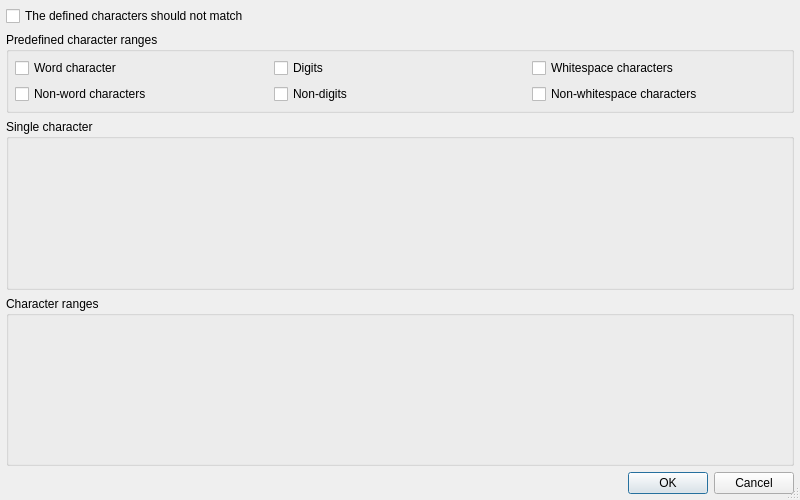
<ui version="4.0" >
 <class>PyRegExpWizardCharactersDialog</class>
 <widget class="QDialog" name="PyRegExpWizardCharactersDialog" >
  <property name="geometry" >
   <rect>
    <x>0</x>
    <y>0</y>
    <width>800</width>
    <height>500</height>
   </rect>
  </property>
  <property name="windowTitle" >
   <string>Editor for character sets</string>
  </property>
  <property name="sizeGripEnabled" >
   <bool>true</bool>
  </property>
  <layout class="QVBoxLayout" >
   <item>
    <widget class="QCheckBox" name="negativeCheckBox" >
     <property name="text" >
      <string>The defined characters should not match</string>
     </property>
    </widget>
   </item>
   <item>
    <widget class="QGroupBox" name="groupBox" >
     <property name="title" >
      <string>Predefined character ranges</string>
     </property>
     <layout class="QGridLayout" >
      <item row="1" column="2" >
       <widget class="QCheckBox" name="nonWhitespaceCheckBox" >
        <property name="text" >
         <string>Non-whitespace characters</string>
        </property>
       </widget>
      </item>
      <item row="1" column="1" >
       <widget class="QCheckBox" name="nonDigitsCheckBox" >
        <property name="text" >
         <string>Non-digits</string>
        </property>
       </widget>
      </item>
      <item row="0" column="2" >
       <widget class="QCheckBox" name="whitespaceCheckBox" >
        <property name="text" >
         <string>Whitespace characters</string>
        </property>
       </widget>
      </item>
      <item row="0" column="1" >
       <widget class="QCheckBox" name="digitsCheckBox" >
        <property name="text" >
         <string>Digits</string>
        </property>
       </widget>
      </item>
      <item row="1" column="0" >
       <widget class="QCheckBox" name="nonWordCharCheckBox" >
        <property name="text" >
         <string>Non-word characters</string>
        </property>
       </widget>
      </item>
      <item row="0" column="0" >
       <widget class="QCheckBox" name="wordCharCheckBox" >
        <property name="text" >
         <string>Word character</string>
        </property>
       </widget>
      </item>
     </layout>
    </widget>
   </item>
   <item>
    <widget class="QGroupBox" name="singlesBox" >
     <property name="sizePolicy" >
      <sizepolicy vsizetype="Expanding" hsizetype="Preferred" >
       <horstretch>0</horstretch>
       <verstretch>0</verstretch>
      </sizepolicy>
     </property>
     <property name="title" >
      <string>Single character</string>
     </property>
    </widget>
   </item>
   <item>
    <widget class="QGroupBox" name="rangesBox" >
     <property name="sizePolicy" >
      <sizepolicy vsizetype="Expanding" hsizetype="Preferred" >
       <horstretch>0</horstretch>
       <verstretch>0</verstretch>
      </sizepolicy>
     </property>
     <property name="title" >
      <string>Character ranges</string>
     </property>
    </widget>
   </item>
   <item>
    <widget class="QDialogButtonBox" name="buttonBox" >
     <property name="orientation" >
      <enum>Qt::Horizontal</enum>
     </property>
     <property name="standardButtons" >
      <set>QDialogButtonBox::Cancel|QDialogButtonBox::Ok</set>
     </property>
    </widget>
   </item>
  </layout>
 </widget>
 <layoutdefault spacing="6" margin="6" />
 <pixmapfunction>qPixmapFromMimeSource</pixmapfunction>
 <tabstops>
  <tabstop>negativeCheckBox</tabstop>
  <tabstop>wordCharCheckBox</tabstop>
  <tabstop>nonWordCharCheckBox</tabstop>
  <tabstop>digitsCheckBox</tabstop>
  <tabstop>nonDigitsCheckBox</tabstop>
  <tabstop>whitespaceCheckBox</tabstop>
  <tabstop>nonWhitespaceCheckBox</tabstop>
 </tabstops>
 <resources/>
 <connections>
  <connection>
   <sender>buttonBox</sender>
   <signal>accepted()</signal>
   <receiver>PyRegExpWizardCharactersDialog</receiver>
   <slot>accept()</slot>
   <hints>
    <hint type="sourcelabel" >
     <x>157</x>
     <y>476</y>
    </hint>
    <hint type="destinationlabel" >
     <x>157</x>
     <y>498</y>
    </hint>
   </hints>
  </connection>
  <connection>
   <sender>buttonBox</sender>
   <signal>rejected()</signal>
   <receiver>PyRegExpWizardCharactersDialog</receiver>
   <slot>reject()</slot>
   <hints>
    <hint type="sourcelabel" >
     <x>269</x>
     <y>477</y>
    </hint>
    <hint type="destinationlabel" >
     <x>269</x>
     <y>499</y>
    </hint>
   </hints>
  </connection>
 </connections>
</ui>
